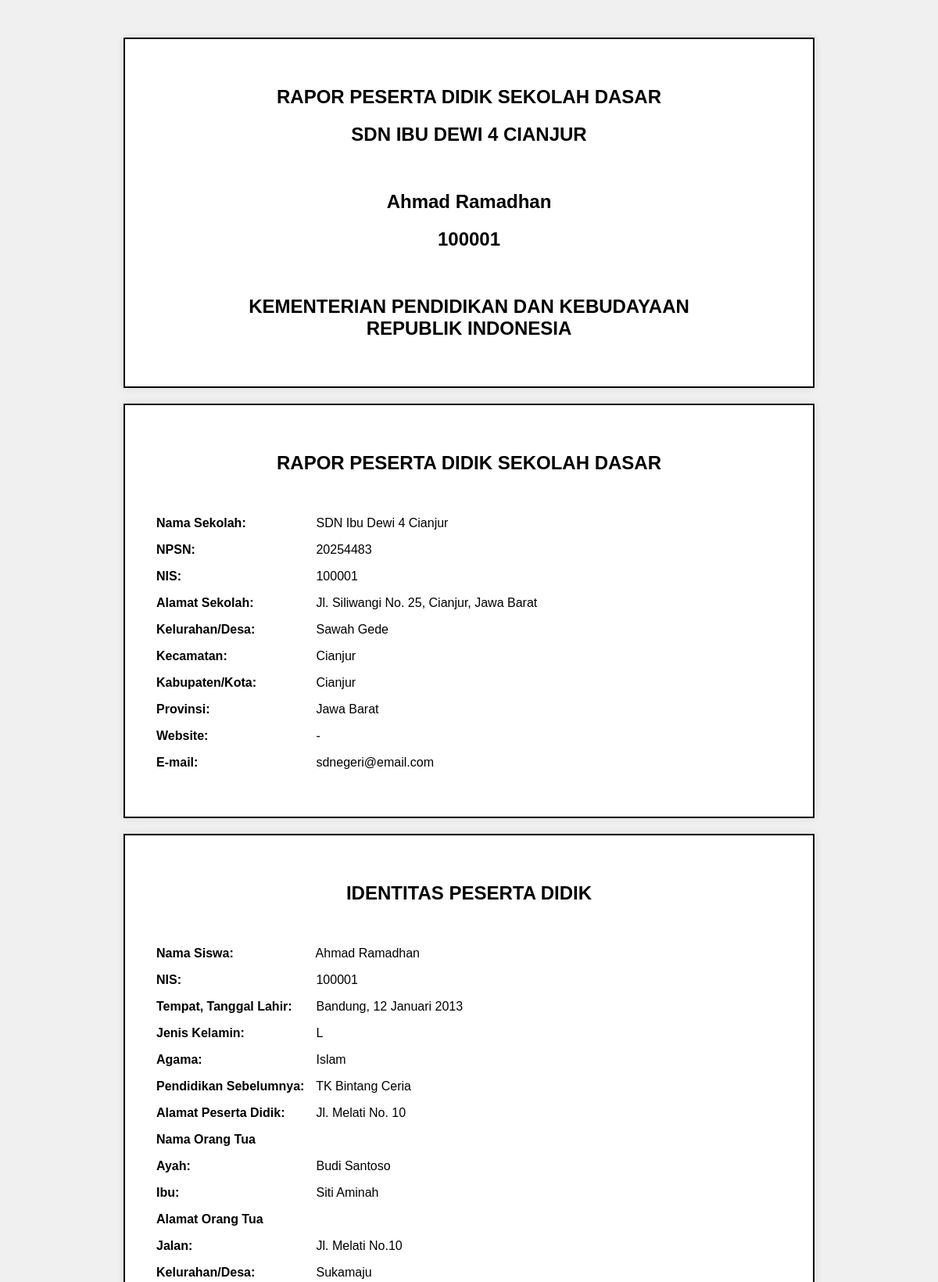
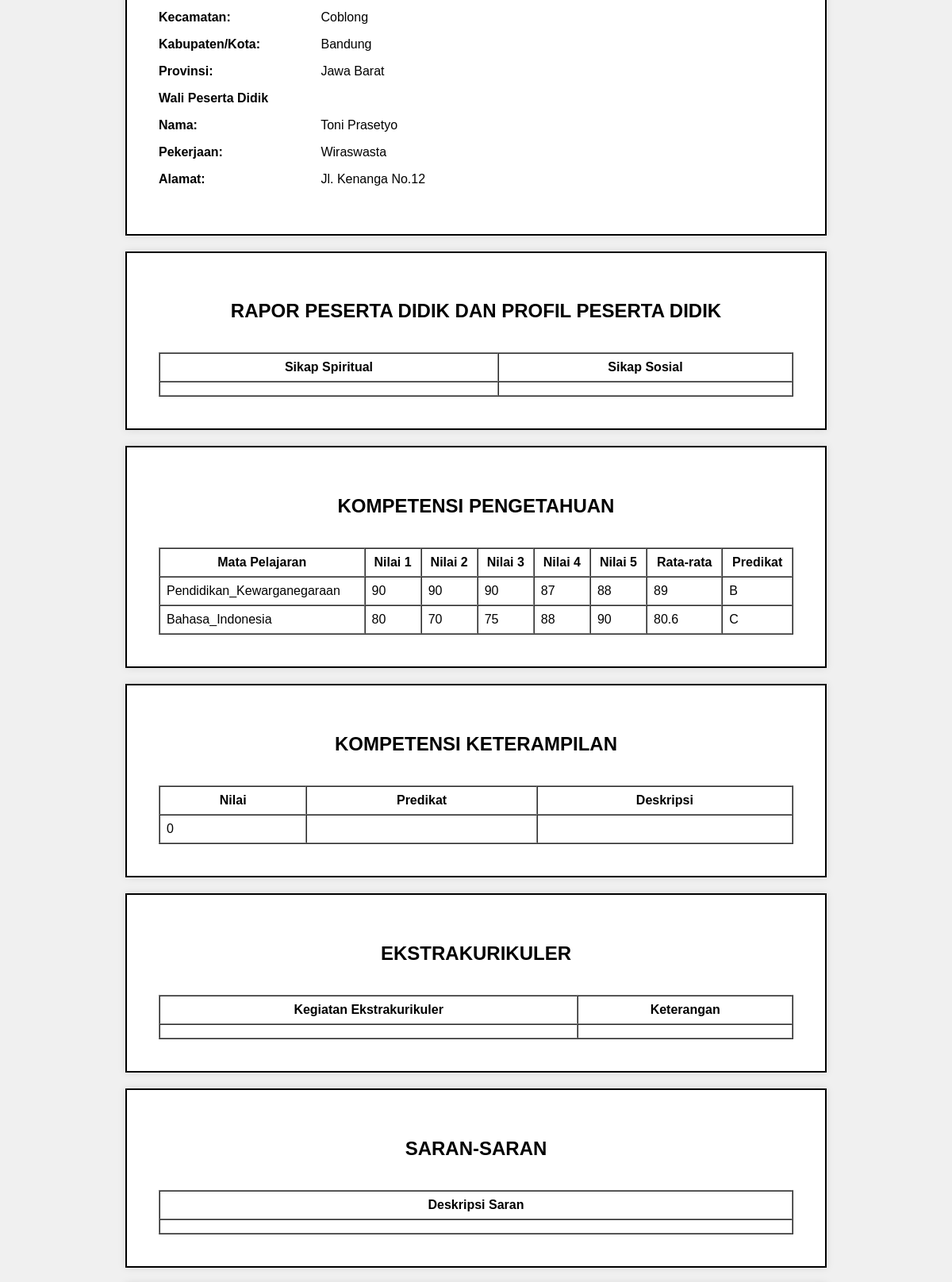
The app's page /dashboard/rapor_siswa_no_kepsek.php (signed in, upper part) with its own data (2 pictures, top to bottom).
### tables this page shows
CREATE TABLE `data_siswa` (
  `id` int(11) NOT NULL,
  `nama` varchar(100) DEFAULT NULL,
  `nis` varchar(20) DEFAULT NULL,
  `tempat_lahir` varchar(100) DEFAULT NULL,
  `gender` enum('L','P') DEFAULT NULL,
  `agama` varchar(50) DEFAULT NULL,
  `pendidikan_sebelumnya` varchar(100) DEFAULT NULL,
  `alamat_siswa` text DEFAULT NULL,
  `ayah` varchar(100) DEFAULT NULL,
  `ibu` varchar(100) DEFAULT NULL,
  `jalan` varchar(100) DEFAULT NULL,
  `kel_desa` varchar(100) DEFAULT NULL,
  `kecamatan` varchar(100) DEFAULT NULL,
  `kabupaten_kota` varchar(100) DEFAULT NULL,
  `provinsi` varchar(100) DEFAULT NULL,
  `nama_wali` varchar(100) DEFAULT NULL,
  `pekerjaan_wali` varchar(100) DEFAULT NULL,
  `alamat_wali` text DEFAULT NULL
);

CREATE TABLE `nilai` (
  `id` int(11) NOT NULL,
  `siswa_id` int(11) NOT NULL,
  `kelas` varchar(10) NOT NULL,
  `kurikulum` varchar(50) NOT NULL,
  `mapel` varchar(50) NOT NULL,
  `nilai_latihan` int(11) DEFAULT NULL,
  `nilai_ulangan` int(11) DEFAULT NULL,
  `nilai_pr` int(11) DEFAULT NULL,
  `nilai_uts` int(11) DEFAULT NULL,
  `nilai_uas` int(11) DEFAULT NULL,
  `nilai_rata2` float DEFAULT NULL,
  `predikat` char(1) DEFAULT NULL,
  `deskripsi` text NOT NULL,
  `semester` enum('Ganjil','Genap') NOT NULL,
  `tahun_ajaran` varchar(20) NOT NULL,
  `guru_username` varchar(100) NOT NULL,
  `created_at` timestamp NOT NULL DEFAULT current_timestamp()
);

CREATE TABLE `rapor` (
  `id` int(11) NOT NULL,
  `siswa_id` int(11) DEFAULT NULL,
  `nis` varchar(20) DEFAULT NULL,
  `tempat_lahir` varchar(100) DEFAULT NULL,
  `gender` varchar(20) DEFAULT NULL,
  `agama` varchar(30) DEFAULT NULL,
  `pendidikan_sebelumnya` varchar(100) DEFAULT NULL,
  `alamat_siswa` varchar(200) DEFAULT NULL,
  `ayah` varchar(100) DEFAULT NULL,
  `ibu` varchar(100) DEFAULT NULL,
  `jalan` varchar(100) DEFAULT NULL,
  `kel_desa` varchar(100) DEFAULT NULL,
  `kecamatan` varchar(100) DEFAULT NULL,
  `kabupaten_kota` varchar(100) DEFAULT NULL,
  `provinsi` varchar(100) DEFAULT NULL,
  `nama_wali` varchar(100) DEFAULT NULL,
  `pekerjaan_wali` varchar(100) DEFAULT NULL,
  `alamat_wali` varchar(200) DEFAULT NULL,
  `sikap_spiritual` text DEFAULT NULL,
  `sikap_sosial` text DEFAULT NULL,
  `mapel` varchar(100) DEFAULT NULL,
  `nilai_mapel` int(11) DEFAULT NULL,
  `predikat_mapel` varchar(10) DEFAULT NULL,
  `deskripsi_mapel` text DEFAULT NULL,
  `nilai_keterampilan` int(11) DEFAULT NULL,
  `predikat_keterampilan` varchar(10) DEFAULT NULL,
  `deskripsi_keterampilan` text DEFAULT NULL,
  `ekstrakurikuler` varchar(100) DEFAULT NULL,
  `keterangan_ekstrakurikuler3` varchar(100) DEFAULT NULL,
  `ekstrakurikuler_2` varchar(100) DEFAULT NULL,
  `keterangan_ekstrakurikuler2` varchar(100) DEFAULT NULL,
  `ekstrakurikuler_3` varchar(100) DEFAULT NULL,
  `keterangan_ekstrakurikuler` varchar(1000) DEFAULT NULL,
  `saran_saran` text DEFAULT NULL,
  `tinggi_semester_1` int(11) DEFAULT NULL,
  `tinggi_semester_2` int(11) DEFAULT NULL,
  `berat_semester_1` int(11) DEFAULT NULL,
  `berat_semester_2` int(11) DEFAULT NULL,
  `kondisi_kesehatan_pendengaran` text DEFAULT NULL,
  `kondisi_kesehatan_penglihatan` text DEFAULT NULL,
  `kondisi_kesehatan_gigi` text DEFAULT NULL,
  `tambahan_aspek_fisik` varchar(100) DEFAULT NULL,
  `keterangan_tambahan_aspek_fisik` text DEFAULT NULL,
  `prestasi_kesenian` text DEFAULT NULL,
  `prestasi_olahraga` text DEFAULT NULL,
  `tambahan_prestasi` varchar(100) DEFAULT NULL,
  `keterangan_tambahan_prestasi` text DEFAULT NULL,
  `ketidakhadiran_hadir` int(11) DEFAULT NULL,
  `ketidakhadiran_sakit` int(11) DEFAULT NULL,
  `ketidakhadiran_izin` int(11) DEFAULT NULL,
  `ketidakhadiran_tanpa_keterangan` int(11) DEFAULT NULL,
  `created_at` timestamp NOT NULL DEFAULT current_timestamp(),
  `foto_catatan_tambahan` varchar(255) DEFAULT NULL,
  `foto_kepsek` varchar(255) DEFAULT NULL
);

### dashboard/rapor_siswa_no_kepsek.php (the view, shortened to what this page needs)
<?php
include '../koneksi.php';
$username = $_SESSION['username'];
$siswa_query = mysqli_query($conn, "SELECT * FROM data_siswa WHERE nama = '$username'");
$siswa = mysqli_fetch_assoc($siswa_query);
$siswa_id = $_SESSION['siswa_id'];
$nilai_query = mysqli_query($conn, "SELECT * FROM nilai WHERE siswa_id = '$siswa_id'");
$nilai_data = [];
while ($row = mysqli_fetch_assoc($nilai_query)) {
    $nilai_data[] = $row;
}
$rapor_query = mysqli_query($conn, "SELECT * FROM rapor WHERE siswa_id = '$siswa_id'");
$rapor = mysqli_fetch_assoc($rapor_query);
?>
<!DOCTYPE html>
<html lang="id">
<head>
</head>
<body>
<div class="page">
    <h2>RAPOR PESERTA DIDIK SEKOLAH DASAR</h2>
    <h2>SDN IBU DEWI 4 CIANJUR</h2>
    <div class="info" style="text-align: center;">
    <br>
    <h2> <?= $siswa['nama'] ?></h2>
    <h2> <?= $siswa['nis'] ?></h2>
    <br>
    <h2>KEMENTERIAN PENDIDIKAN DAN KEBUDAYAAN<br>REPUBLIK INDONESIA</h2>
</div>
</div>
<div class="page">
    <h2>RAPOR PESERTA DIDIK SEKOLAH DASAR</h2>
    <div class="info">
        <br>
        <p><label>Nama Sekolah:</label> SDN Ibu Dewi 4 Cianjur</p>
        <p><label>NPSN:</label> 20254483</p>
        <p><label>NIS:</label> <?= $siswa['nis'] ?></p>
        <p><label>Alamat Sekolah:</label> Jl. Siliwangi No. 25, Cianjur, Jawa Barat</p>
        <p><label>Kelurahan/Desa:</label> Sawah Gede </p>
        <p><label>Kecamatan:</label> Cianjur </p>
        <p><label>Kabupaten/Kota:</label> Cianjur </p>
        <p><label>Provinsi:</label> Jawa Barat </p>
        <p><label>Website:</label> - </p>
        <p><label>E-mail:</label> sdnegeri@email.com </p>
    </div>
</div>
<div class="page">
    <h2>IDENTITAS PESERTA DIDIK</h2>
    <div class="info">
        <br>
        <p><label>Nama Siswa:</label> <?= $siswa['nama'] ?></p>
        <p><label>NIS:</label> <?= $siswa['nis'] ?></p>
        <p><label>Tempat, Tanggal Lahir:</label> <?= $siswa['tempat_lahir'] ?></p>
        <p><label>Jenis Kelamin:</label> <?= $siswa['gender'] ?></p>
        <p><label>Agama:</label> <?= $siswa['agama'] ?> </p>
        <p><label>Pendidikan Sebelumnya:</label> <?= $siswa['pendidikan_sebelumnya'] ?> </p>
        <p><label>Alamat Peserta Didik:</label> <?= $siswa['alamat_siswa'] ?></p>
        <p><label>Nama Orang Tua</label></p>
        <p><label>Ayah:</label> <?= $siswa['ayah'] ?></p>
        <p><label>Ibu:</label> <?= $siswa['ibu'] ?></p>
        <p><label>Alamat Orang Tua</label> </p>
        <p><label>Jalan:</label> <?= $siswa['jalan'] ?></p>
        <p><label>Kelurahan/Desa:</label> <?= $siswa['kel_desa'] ?></p>
        <p><label>Kecamatan:</label> <?= $siswa['kecamatan'] ?></p>
        <p><label>Kabupaten/Kota:</label> <?= $siswa['kabupaten_kota'] ?></p>
        <p><label>Provinsi:</label> <?= $siswa['provinsi'] ?></p>
        <p><label>Wali Peserta Didik</label> </p>
        <p><label>Nama:</label> <?= $siswa['nama_wali'] ?></p>
        <p><label>Pekerjaan:</label> <?= $siswa['pekerjaan_wali'] ?></p>
        <p><label>Alamat:</label> <?= $siswa['alamat_wali'] ?></p>
    </div>
</div>
<div class="page">
    <h2>RAPOR PESERTA DIDIK DAN PROFIL PESERTA DIDIK</h2>
        <table border="1" cellpadding="8" cellspacing="0" width="100%">
        <thead>
            <tr>
                <br>
                <th>Sikap Spiritual</th>
                <th>Sikap Sosial</th>
            </tr>
        </thead>
        <tbody>
            <tr>
                <td><?= $rapor['sikap_spiritual'] ?? '-' ?></td>
                <td><?= $rapor['sikap_sosial'] ?? '-' ?></td>
            </tr>
        </tbody>
    </table>
    </div>
<div class="page">
    <h2>KOMPETENSI PENGETAHUAN</h2>
    <table border="1" cellpadding="8" cellspacing="0" width="100%">
        <thead>
            <tr>
                <br>
                <th>Mata Pelajaran</th>
                <th>Nilai 1</th>
                <th>Nilai 2</th>
                <th>Nilai 3</th>
                <th>Nilai 4</th>
                <th>Nilai 5</th>
                <th>Rata-rata</th>
                <th>Predikat</th>
            </tr>
        </thead>
        <tbody>
            <?php foreach ($nilai_data as $nilai) : ?>
            <tr>
                <td><?= $nilai['mapel'] ?></td>
                <td><?= $nilai['nilai_latihan'] ?? '-' ?></td>
                <td><?= $nilai['nilai_ulangan'] ?? '-' ?></td>
                <td><?= $nilai['nilai_pr'] ?? '-' ?></td>
                <td><?= $nilai['nilai_uts'] ?? '-' ?></td>
                <td><?= $nilai['nilai_uas'] ?? '-' ?></td>
                <td><?= $nilai['nilai_rata2'] ?? '-' ?></td>
                <td><?= $nilai['predikat'] ?? '-' ?></td>
            </tr>
            <?php endforeach; ?>
        </tbody>
    </table>
</div>
<div class="page">
    <h2>KOMPETENSI KETERAMPILAN</h2>
    <table border="1" cellpadding="8" cellspacing="0" width="100%">
        <thead>
            <tr>
                <br>
                <th>Nilai</th>
                <th>Predikat</th>
                <th>Deskripsi</th>
            </tr>
        </thead>
        <tbody>
            <tr>
                <td><?= $rapor['nilai_keterampilan'] ?? '-' ?></td>
                <td><?= $rapor['predikat_keterampilan'] ?? '-' ?></td>
                <td><?= $rapor['deskripsi_keterampilan'] ?? '-' ?></td>
            </tr>
        </tbody>
    </table>
</div>
<div class="page">
    <h2>EKSTRAKURIKULER</h2>
    <table border="1" cellpadding="8" cellspacing="0" width="100%">
        <thead>
            <tr>
                <br>
                <th>Kegiatan Ekstrakurikuler</th>
                <th>Keterangan</th>
            </tr>
        </thead>
        <tbody>
            <tr>
                <td><?= $rapor['ekstrakurikuler'] ?? '-' ?></td>
                <td><?= $rapor['keterangan_ekstrakurikuler'] ?? '-' ?></td>
            </tr>
        </tbody>
    </table>
</div>
<div class="page">
    <h2>SARAN-SARAN</h2>
    <table border="1" cellpadding="8" cellspacing="0" width="100%">
        <thead>
            <tr>
                <br>
                <th>Deskripsi Saran</th>
            </tr>
        </thead>
        <tbody>
            <tr>
                <td><?= $rapor['saran_saran'] ?? '-' ?></td>
            </tr>
        </tbody>
    </table>
</div>
</body>
</html>

### dashboard/rapor_siswa_no_kepsek.php (style rules this page uses)
body { font-family: 'Poppins', sans-serif; background: #f0f0f0; padding: 20px; }
.page { background: white; padding: 40px; margin: 20px auto; max-width: 800px; border: 2px solid #000; box-shadow: 0 0 10px rgba(0,0,0,0.1); }
h2 { text-align: center; margin-bottom: 20px; }
.info { margin-bottom: 20px; }
.info label { display: inline-block; width: 200px; font-weight: bold; }

### records on screen
data_siswa: nama "Ahmad Ramadhan", nis "100001", tempat_lahir "Bandung, 12 Januari 2013", gender "L", agama "Islam", pendidikan_sebelumnya "TK Bintang Ceria", alamat_siswa "Jl. Melati No. 10", ayah "Budi Santoso", ibu "Siti Aminah", jalan "Jl. Melati No.10", kel_desa "Sukamaju", kecamatan "Coblong", kabupaten_kota "Bandung", provinsi "Jawa Barat", nama_wali "Toni Prasetyo", pekerjaan_wali "Wiraswasta", alamat_wali "Jl. Kenanga No.12"
nilai: mapel "Pendidikan_Kewarganegaraan", nilai_latihan "90", nilai_ulangan "90", nilai_pr "90", nilai_uts "87", nilai_uas "88", nilai_rata2 "89", predikat "B"
nilai: mapel "Bahasa_Indonesia", nilai_latihan "80", nilai_ulangan "70", nilai_pr "75", nilai_uts "88", nilai_uas "90", nilai_rata2 "80.6", predikat "C"
rapor: nilai_keterampilan "0"
